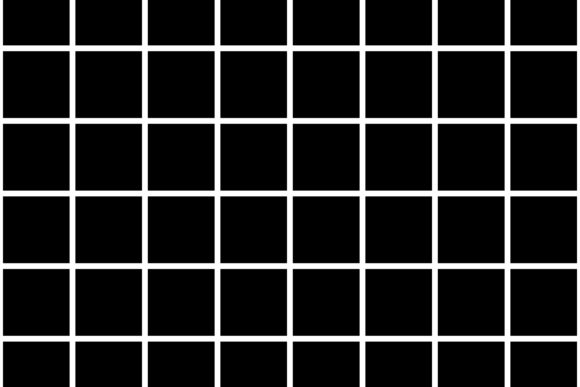
//> input picture Algoritmi Esame/Harris/grid.jpg, 580 x 387 px
$ ./canny_v2 ../Harris/grid.jpg   (built with g++ and OpenCV 4)
//> lines starting //> are read from the running program, lines starting //| are printed output that depends on the picture
//> further down, src is the input picture: 387 rows x 580 cols, CV_8UC1; min 0, max 255, mean 38.1
#include <opencv2/opencv.hpp>

using namespace cv;

void canny(Mat &src, Mat &dst, int lth, int hth, int ksize)
{
//> called with lth = 20, hth = 80, ksize = 3
    // 1. Gaussian blur
    Mat gauss;
    GaussianBlur(src, gauss, Size(3, 3), 0, 0);
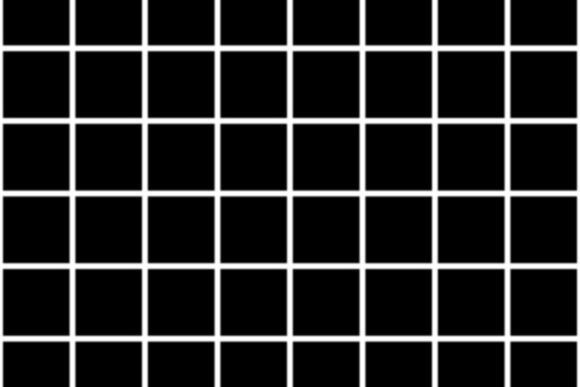
//> gauss: 387 rows x 580 cols, CV_8UC1; min 0, max 255, mean 38.1

    // 2. Sobel edge detection
    Mat Dx, Dy, mag, orientations;
    Sobel(gauss, Dx, CV_32FC1, 1, 0, ksize);
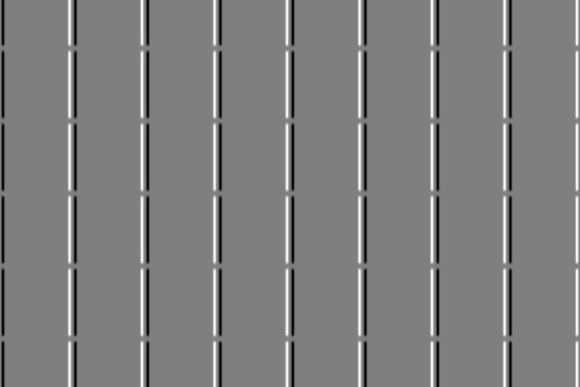
//> Dx: 387 rows x 580 cols, CV_32FC1; min -764, max 764, mean 0; drawn with min black and max white
    Sobel(gauss, Dy, CV_32FC1, 0, 1, ksize);
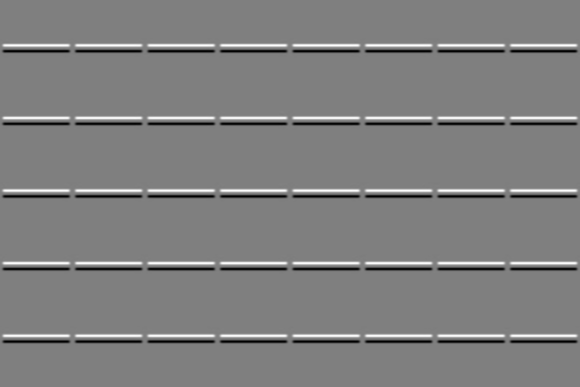
//> Dy: 387 rows x 580 cols, CV_32FC1; min -760, max 764, mean 0; drawn with min black and max white
    magnitude(Dx, Dy, mag);
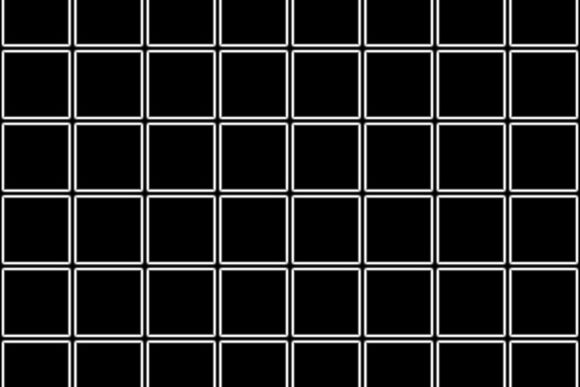
//> mag: 387 rows x 580 cols, CV_32FC1; min 0, max 764, mean 99; drawn with min black and max white
    phase(Dx, Dy, orientations, true);
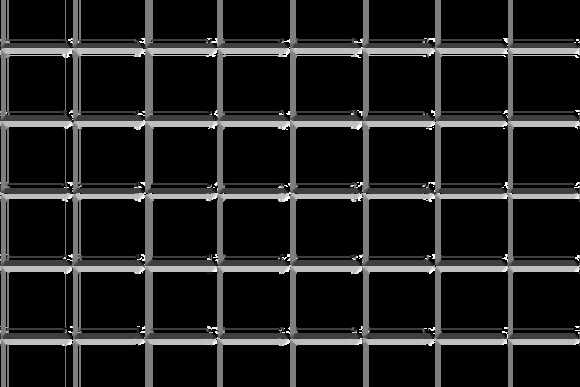
//> orientations: 387 rows x 580 cols, CV_32FC1; min 0, max 359.9, mean 45.1; drawn with min black and max white

    // 3. Non-maximum suppression
    Mat nms;
    copyMakeBorder(mag, nms, 1, 1, 1, 1, BORDER_REPLICATE);
    for (int i = 1; i < nms.rows - 1; i++)
    {
        for (int j = 1; j < nms.cols - 1; j++)
        {
            float angle = orientations.at<float>(i - 1, j - 1);
            if (angle < 0) angle += 360;
            int q = 255, r = 255;
            if ((0 <= angle && angle < 22.5) || (157.5 <= angle && angle <= 180))
            {
                q = nms.at<float>(i, j + 1);
                r = nms.at<float>(i, j - 1);
            }
            else if (22.5 <= angle && angle < 67.5)
            {
                q = nms.at<float>(i + 1, j - 1);
                r = nms.at<float>(i - 1, j + 1);
            }
            else if (67.5 <= angle && angle < 112.5)
            {
                q = nms.at<float>(i + 1, j);
                r = nms.at<float>(i - 1, j);
            }
            else if (112.5 <= angle && angle < 157.5)
            {
                q = nms.at<float>(i - 1, j - 1);
                r = nms.at<float>(i + 1, j + 1);
            }
            if (mag.at<float>(i - 1, j - 1) >= q && mag.at<float>(i - 1, j - 1) >= r)
            {
                nms.at<float>(i, j) = mag.at<float>(i - 1, j - 1);
            }
            else
            {
                nms.at<float>(i, j) = 0;
            }
        }
    }
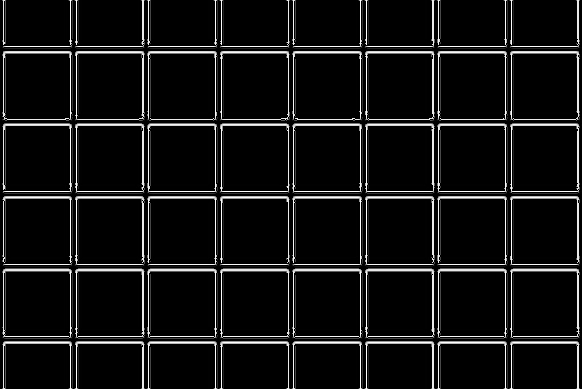
//> nms: 389 rows x 582 cols, CV_32FC1; min 0, max 764, mean 57.5; drawn with min black and max white

    // 4. Hysteresis thresholding
    dst = Mat::zeros(src.size(), CV_8UC1);
    for (int i = 0; i < dst.rows; i++)
    {
        for (int j = 0; j < dst.cols; j++)
        {
            if (nms.at<float>(i + 1, j + 1) >= hth)
            {
                dst.at<uchar>(i, j) = 255;
            }
            else if (nms.at<float>(i + 1, j + 1) >= lth && nms.at<float>(i + 1, j + 1) < hth)
            {
                for (int k = -1; k <= 1; k++)
                {
                    for (int l = -1; l <= 1; l++)
                    {
                        if (nms.at<float>(i + 1 + k, j + 1 + l) >= hth)
                        {
                            dst.at<uchar>(i, j) = 255;
                            break;
                        }
                    }
                    if (dst.at<uchar>(i, j) == 255) break;
                }
            }
        }
    }
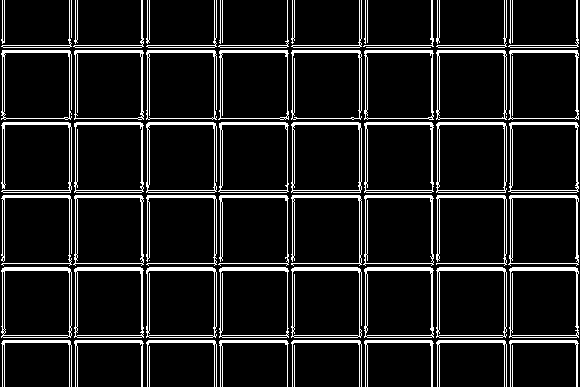
//> dst: 387 rows x 580 cols, CV_8UC1; 10.9% white in thin lines or dots
}

int main(int argc, char **argv)
{
    Mat src = imread(argv[1], IMREAD_GRAYSCALE);
    if (src.empty()) return -1;

    Mat dst;
    int lth = 20, hth = 80, ksize = 3;
    canny(src, dst, lth, hth, ksize);

    imshow("src", src);
    imshow("dst", dst);
    waitKey(0);

    return 0;
}
